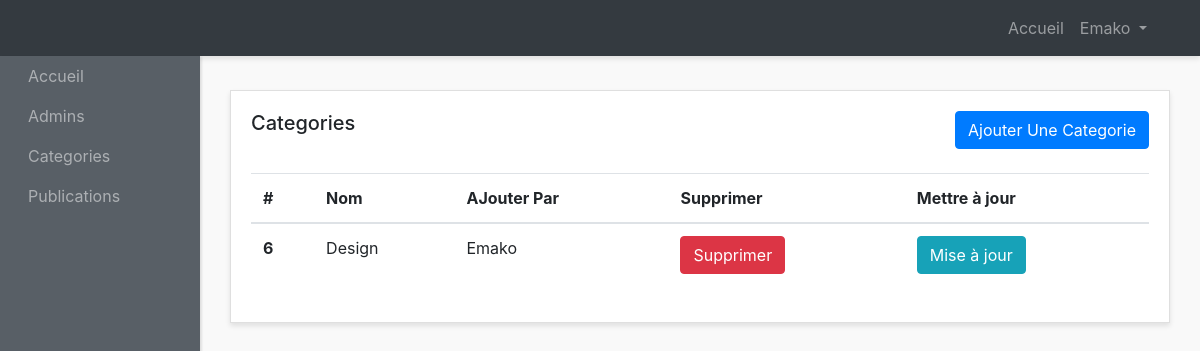
The app's page /AdminCategory/ (signed in) with its own data.
### website/models.py (models this page shows)
class Admins(models.Model):
    pseudo = models.CharField(max_length=50, unique=True)  # Utilisation de CharField pour le pseudo
    email = models.EmailField()
    password = models.CharField(max_length=100)  # Utilisation de CharField pour le mot de passe
    role = models.CharField(max_length=20, default="Admin")  # Limiter la longueur du rôle
    avatar = models.ImageField(null=True, blank=True, upload_to='img/')  # Ajout d'un champ pour l'avatar
    activated = models.BooleanField(default=True)  # Par défaut, l'administrateur n'est pas activé
    description= models.TextField(null=False, default='JE suis un membre anonyme du forum')

class Category(models.Model):
    title = models.CharField(max_length=100)  # Augmentation de la longueur du titre
    description = models.TextField()
    added_by = models.ForeignKey(Admins, on_delete=models.CASCADE)  # Renommage du champ addedBy en snake_case

### website/views.py (the view)
# urls.py: path('AdminCategory/',views.AdminCategory, name="AdminCategory"),
def AdminCategory(request):
    emailAd= request.session.get("Admin_pseudo")
    cat= Category.objects.all()
    return render(request, "admin-panel/categories-admins/show-categories.html" , context={"category":cat,"pseudo":emailAd})

### forum/templates/admin-panel/categories-admins/show-categories.html (shortened to what this page needs)
{% load static %}
<!DOCTYPE html>
<html lang="en">
<head>
    <link href="http://maxcdn.bootstrapcdn.com/bootstrap/4.0.0/css/bootstrap.min.css" rel="stylesheet">
    <link href="{% static 'style.css' %}" rel="stylesheet">
</head>
<body>
<div id="wrapper">
    <nav class="navbar header-top fixed-top navbar-expand-lg  navbar-dark bg-dark">
      <div class="container">
      <div class="collapse navbar-collapse" id="navbarText">
        <ul class="navbar-nav side-nav" >
          <li class="nav-item">
            <a class="nav-link" style="margin-left: 20px;" href="{% url 'AdminIndex' %}">Accueil
            </a>
          </li>
          <li class="nav-item">
            <a class="nav-link" href="{% url 'AdminsList' %}" style="margin-left: 20px;">Admins</a>
          </li>
          <li class="nav-item">
            <a class="nav-link" href="{% url 'AdminCategory' %}"  style="margin-left: 20px;">Categories</a>
          </li>
          <li class="nav-item">
            <a class="nav-link" href="{% url 'postedTopic' %}"  style="margin-left: 20px;">Publications</a>
          </li>
        </ul>
        <ul class="navbar-nav ml-md-auto d-md-flex">
          <li class="nav-item">
            <a class="nav-link" href="{% url 'AdminIndex' %}">Accueil
            </a>
          </li>
          <li class="nav-item dropdown">
            <a class="nav-link  dropdown-toggle" href="#" id="navbarDropdown" role="button" data-toggle="dropdown" aria-haspopup="true" aria-expanded="false">
              {{ pseudo }}
            </a>
          </li>
        </ul>
      </div>
    </div>
    </nav>
    <div class="container-fluid">
          <div class="row">
        <div class="col">
          <div class="card">
            <div class="card-body">
              <h5 class="card-title mb-4 d-inline">Categories</h5>
             <a  href="{% url 'AdminCreateCategory' %}" class="btn btn-primary mb-4 text-center float-right">Ajouter Une Categorie</a>
              <table class="table">
                <thead>
                  <tr>
                    <th scope="col">#</th>
                    <th scope="col">Nom</th>
                    <th scope="col">AJouter Par</th>
                    <th scope="col">Supprimer</th>
                    <th scope="col">Mettre à jour</th>
                  </tr>
                </thead>
                <tbody>
                  {% if category %}
                  {% for cat in category   %}
                  <tr>
                    <th scope="row">{{cat.pk}}</th>
                    <td>{{ cat.title }}</td>
                    <td>{{ cat.added_by.pseudo }}</td>
                    <td><a href="{% url 'SupprimerCategorie' id=cat.pk %}" class="btn btn-danger  text-center ">Supprimer</a></td>
                    <td><a href="{% url 'MAJCategorie' id=cat.pk %}" class="btn btn-info  text-center ">Mise à jour</a></td>
                  </tr>
                  {% endfor %}
                  {% endif %}
                </tbody>
              </table>
            </div>
          </div>
        </div>
      </div>
  </div>
</body>
</html>

### website/static/style.css (style rules this page uses)
body { background: #f9f9f9; }
#wrapper { padding: 90px 15px; }
.navbar-expand-lg .navbar-nav.side-nav { flex-direction: column; }
.card { margin-bottom: 15px; border-radius: 0; box-shadow: 0 3px 5px rgba(0, 0, 0, 0.1); }
.header-top { box-shadow: 0 3px 5px rgba(0, 0, 0, 0.1); }
@media (min-width: 992px) { #wrapper { margin-left: 200px; padding: 90px 15px 15px; } }
@media (min-width: 992px) { .navbar-nav.side-nav { background: #585f66; box-shadow: 2px 1px 2px rgba(0, 0, 0, 0.1); position: fixed; top: 56px; flex-direction: column !important; left: 0; width: 200px; overflow-y: auto; bottom: 0; overflow-x: hidden; padding-bottom: 40px; } }

### records on screen
Admins: pseudo "Emako"
Category: pk "6", title "Design", added_by.pseudo "Emako"
